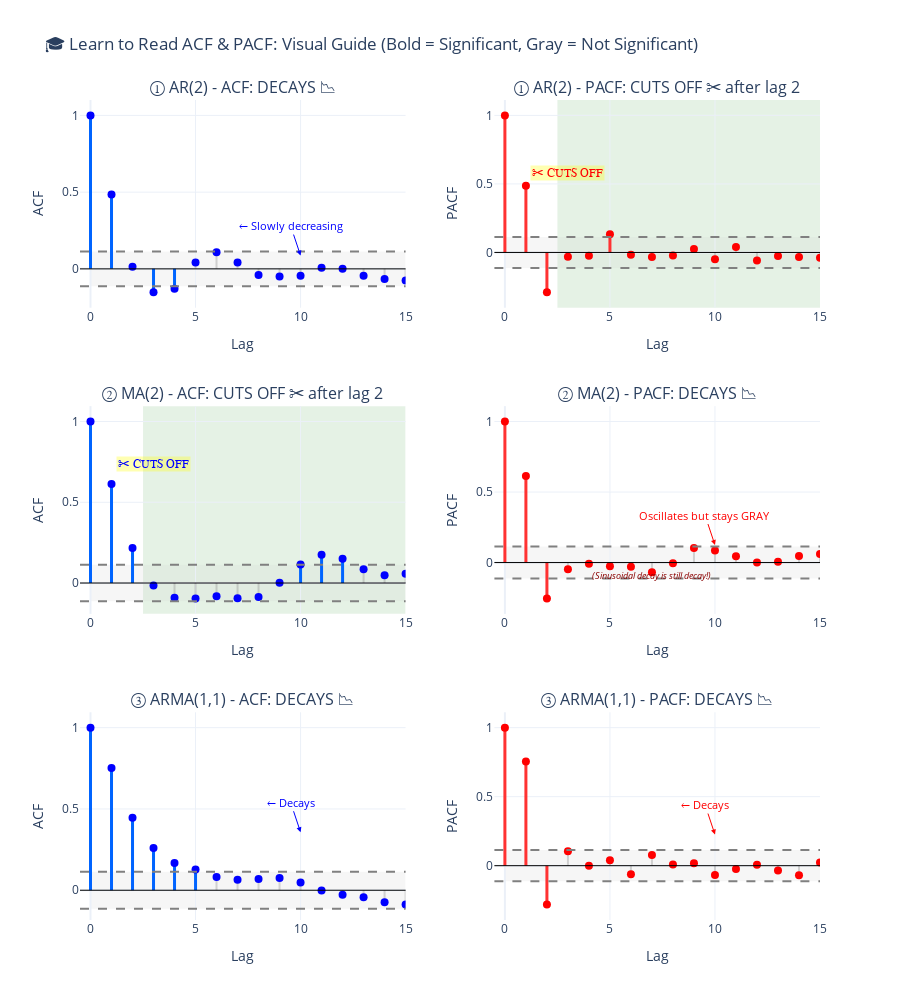

This figure's notebook cell:
### Markdown cell above
### 🧪 Visual Examples: Different Time Series Patterns

Let's generate three different types of series and see how their ACF/PACF plots differ!

### Code cell
# Generate three different processes
np.random.seed(42)
n = 300

# 1. AR(2) Process: y_t = 0.7*y_{t-1} - 0.3*y_{t-2} + noise
ar2_series = np.zeros(n)
for t in range(2, n):
    ar2_series[t] = 0.7 * ar2_series[t-1] - 0.3 * ar2_series[t-2] + np.random.normal(0, 1)

# 2. MA(2) Process: y_t = noise + 0.7*noise_{t-1} + 0.3*noise_{t-2}
noise = np.random.normal(0, 1, n)
ma2_series = np.zeros(n)
for t in range(2, n):
    ma2_series[t] = noise[t] + 0.7 * noise[t-1] + 0.3 * noise[t-2]

# 3. ARMA(1,1) Process: combination of AR(1) and MA(1)
arma_series = np.zeros(n)
noise_arma = np.random.normal(0, 1, n)
for t in range(1, n):
    arma_series[t] = 0.6 * arma_series[t-1] + noise_arma[t] + 0.4 * noise_arma[t-1]

# Calculate ACF and PACF for all three
series_dict = {
    'AR(2)': ar2_series,
    'MA(2)': ma2_series,
    'ARMA(1,1)': arma_series
}

# Create 3x2 subplot (3 rows, 2 columns: ACF and PACF for each)
fig = make_subplots(
    rows=3, cols=2,
    subplot_titles=('① AR(2) - ACF: DECAYS 📉', '① AR(2) - PACF: CUTS OFF ✂️ after lag 2',
                   '② MA(2) - ACF: CUTS OFF ✂️ after lag 2', '② MA(2) - PACF: DECAYS 📉',
                   '③ ARMA(1,1) - ACF: DECAYS 📉', '③ ARMA(1,1) - PACF: DECAYS 📉'),
    vertical_spacing=0.12,
    horizontal_spacing=0.12
)

row = 1
process_names = ['AR(2)', 'MA(2)', 'ARMA(1,1)']

for idx, (name, series) in enumerate(series_dict.items()):
    # Calculate ACF and PACF
    acf_vals = acf(series, nlags=15)  # Reduced lags for clarity
    pacf_vals = pacf(series, nlags=15)
    lags = np.arange(len(acf_vals))
    conf_band = 1.96 / np.sqrt(len(series))
    
    # ACF plot (column 1) - with color coding
    for i in range(len(lags)):
        # Color code: significant = bold blue, non-significant = light gray
        is_significant = abs(acf_vals[i]) > conf_band
        bar_color = 'rgb(0, 100, 255)' if is_significant else 'rgba(150, 150, 150, 0.4)'
        bar_width = 3 if is_significant else 2
        
        fig.add_trace(go.Scatter(
            x=[lags[i], lags[i]], y=[0, acf_vals[i]],
            mode='lines', line=dict(color=bar_color, width=bar_width),
            showlegend=False, 
            hovertemplate=f'Lag {lags[i]}<br>ACF: {acf_vals[i]:.3f}<br>{"✅ Significant" if is_significant else "❌ Not Significant"}<extra></extra>'
        ), row=row, col=1)
    
    fig.add_trace(go.Scatter(
        x=lags, y=acf_vals, mode='markers',
        marker=dict(size=8, color='blue'), showlegend=False
    ), row=row, col=1)
    
    # PACF plot (column 2) - with color coding
    for i in range(len(lags)):
        # Color code: significant = bold red, non-significant = light gray
        is_significant = abs(pacf_vals[i]) > conf_band
        bar_color = 'rgb(255, 50, 50)' if is_significant else 'rgba(150, 150, 150, 0.4)'
        bar_width = 3 if is_significant else 2
        
        fig.add_trace(go.Scatter(
            x=[lags[i], lags[i]], y=[0, pacf_vals[i]],
            mode='lines', line=dict(color=bar_color, width=bar_width),
            showlegend=False,
            hovertemplate=f'Lag {lags[i]}<br>PACF: {pacf_vals[i]:.3f}<br>{"✅ Significant" if is_significant else "❌ Not Significant"}<extra></extra>'
        ), row=row, col=2)
    
    fig.add_trace(go.Scatter(
        x=lags, y=pacf_vals, mode='markers',
        marker=dict(size=8, color='red'), showlegend=False
    ), row=row, col=2)
    
    # Add annotations to highlight patterns
    if name == 'AR(2)':
        # ACF decays
        fig.add_annotation(x=10, y=max(acf_vals[3:]) * 0.8, text="← Slowly decreasing",
                          showarrow=True, arrowhead=2, arrowcolor='blue',
                          font=dict(size=11, color='blue'), row=row, col=1)
        # PACF cuts off
        fig.add_annotation(x=3, y=pacf_vals[1] * 1.2, text="✂️ CUTS OFF",
                          showarrow=False, font=dict(size=12, color='red', family='Arial Black'),
                          bgcolor='rgba(255,255,0,0.3)', row=row, col=2)
        # Shade non-significant region in PACF
        fig.add_vrect(x0=2.5, x1=15, fillcolor="green", opacity=0.1,
                     layer="below", line_width=0, row=row, col=2)
        
    elif name == 'MA(2)':
        # ACF cuts off
        fig.add_annotation(x=3, y=acf_vals[1] * 1.2, text="✂️ CUTS OFF",
                          showarrow=False, font=dict(size=12, color='blue', family='Arial Black'),
                          bgcolor='rgba(255,255,0,0.3)', row=row, col=1)
        # Shade non-significant region in ACF
        fig.add_vrect(x0=2.5, x1=15, fillcolor="green", opacity=0.1,
                     layer="below", line_width=0, row=row, col=1)
        # PACF decays (with note about oscillation)
        fig.add_annotation(x=10, y=max(abs(pacf_vals[3:])) * 1.2, text="Oscillates but stays GRAY",
                          showarrow=True, arrowhead=2, arrowcolor='red',
                          font=dict(size=11, color='red'), row=row, col=2)
        fig.add_annotation(x=7, y=-max(abs(pacf_vals[3:])) * 0.9, text="(Sinusoidal decay is still decay!)",
                          showarrow=False, font=dict(size=9, color='darkred', style='italic'),
                          row=row, col=2)
        
    elif name == 'ARMA(1,1)':
        # Both decay
        fig.add_annotation(x=10, y=max(acf_vals[2:]) * 0.8, text="← Decays",
                          showarrow=True, arrowhead=2, arrowcolor='blue',
                          font=dict(size=11, color='blue'), row=row, col=1)
        fig.add_annotation(x=10, y=max(abs(pacf_vals[2:])) * 0.8, text="← Decays",
                          showarrow=True, arrowhead=2, arrowcolor='red',
                          font=dict(size=11, color='red'), row=row, col=2)
    
    # Add confidence bands and zero line
    for col in [1, 2]:
        # Confidence bands with shading
        fig.add_shape(type="rect", x0=0, x1=15, y0=-conf_band, y1=conf_band,
                     fillcolor="lightgray", opacity=0.2, layer="below", line_width=0,
                     row=row, col=col)
        fig.add_hline(y=conf_band, line_dash="dash", line_color="gray", 
                     line_width=2, row=row, col=col)
        fig.add_hline(y=-conf_band, line_dash="dash", line_color="gray", 
                     line_width=2, row=row, col=col)
        fig.add_hline(y=0, line_color="black", line_width=1, row=row, col=col)
    
    row += 1

# Update axes
for i in range(1, 4):
    fig.update_xaxes(title_text="Lag", row=i, col=1, range=[-0.5, 15])
    fig.update_xaxes(title_text="Lag", row=i, col=2, range=[-0.5, 15])
    fig.update_yaxes(title_text="ACF", row=i, col=1)
    fig.update_yaxes(title_text="PACF", row=i, col=2)

fig.update_layout(
    title_text='🎓 Learn to Read ACF & PACF: Visual Guide (Bold = Significant, Gray = Not Significant)',
    height=1000,
    template='plotly_white',
    showlegend=False
)

fig.show()

print("\n" + "="*80)
print("📚 INTERPRETATION GUIDE - How to Read These Plots")
print("="*80)

print("\n🔵 BLUE BARS = ACF (Autocorrelation)")
print("🔴 RED BARS = PACF (Partial Autocorrelation)")
print("✅ BOLD/DARK = Statistically Significant (outside gray bands)")
print("❌ LIGHT GRAY = Not Significant (inside gray bands)")
print("✂️ = Where it 'CUTS OFF'")
print("📉 = 'DECAYS GRADUALLY'")

print("\n" + "="*80)
print("1️⃣  AR(2) Process: y_t = 0.7*y_{t-1} - 0.3*y_{t-2} + noise")
print("="*80)
print("   🔵 ACF (LEFT): DECAYS GRADUALLY 📉")
print("      → Many lags remain significant (bold blue), slowly getting smaller")
print("      → May show smooth decay OR sinusoidal/oscillating decay")
print("   🔴 PACF (RIGHT): CUTS OFF ✂️ after lag 2")
print("      → Only lags 1 & 2 are significant (bold red)")
print("      → After lag 2, everything is gray = not significant")
print("   📝 CONCLUSION: Use p=2 for ARIMA (because PACF cuts off at 2)")

print("\n" + "="*80)
print("2️⃣  MA(2) Process: y_t = noise + 0.7*noise_{t-1} + 0.3*noise_{t-2}")
print("="*80)
print("   🔵 ACF (LEFT): CUTS OFF ✂️ after lag 2")
print("      → Only lags 1 & 2 are significant (bold blue)")
print("      → After lag 2, everything is gray = not significant")
print("   🔴 PACF (RIGHT): DECAYS GRADUALLY 📉 (with OSCILLATION)")
print("      → Notice the values wiggle up and down in a sine wave!")
print("      → BUT all those wiggles are GRAY (not significant)")
print("      → This sinusoidal/oscillating pattern is STILL decay!")
print("      → What matters: Values stay INSIDE confidence bands")
print("   📝 CONCLUSION: Use q=2 for ARIMA (because ACF cuts off at 2)")

print("\n" + "="*80)
print("3️⃣  ARMA(1,1) Process: Combination of AR and MA")
print("="*80)
print("   🔵 ACF (LEFT): DECAYS GRADUALLY 📉")
print("      → Multiple significant lags that slowly decrease")
print("   🔴 PACF (RIGHT): DECAYS GRADUALLY 📉")
print("      → Multiple significant lags that slowly decrease")
print("   📝 CONCLUSION: Need BOTH p and q (mixed model)")
print("      → Try ARIMA(1,1,1) or ARIMA(1,1,2) etc.")

print("\n" + "="*80)
print("💡 KEY TAKEAWAY:")
print("="*80)
print("Look for where the plot transitions from BOLD → GRAY")
print("That's where it 'cuts off'!")
print("\nIf you see: BOLD → GRAY at lag k → That's your p or q value!")
print("If you see: BOLD staying BOLD for many lags → That's 'decay'")
print("="*80)

print("\n" + "="*80)
print("❓ COMMON QUESTION: What does 'DECAY' mean?")
print("="*80)
print("\n'Decay' doesn't mean the values must decrease smoothly!")
print("\nDecay can happen in TWO ways:")
print("   1️⃣  EXPONENTIAL DECAY: Values get progressively smaller")
print("       Example: 0.8 → 0.6 → 0.4 → 0.2 → 0.1...")
print("\n   2️⃣  SINUSOIDAL DECAY (Dampened Oscillation): Values wiggle up/down")
print("       Example: 0.7 → -0.3 → 0.2 → -0.1 → 0.05...")
print("       ⚠️  Notice: It oscillates BUT stays within confidence bands!")
print("\n🔑 The KEY is: After several lags, the values stay INSIDE the gray bands")
print("   (not statistically significant anymore)")
print("\n👀 Look at MA(2) PACF: It wiggles/oscillates in a sine wave pattern,")
print("   but ALL those wiggles are GRAY (not significant) = DECAY!")
print("\n✂️ 'CUTS OFF' means: Significant → Not significant SUDDENLY")
print("📉 'DECAYS' means: Values stay not significant (even if wiggling)")
print("="*80)
